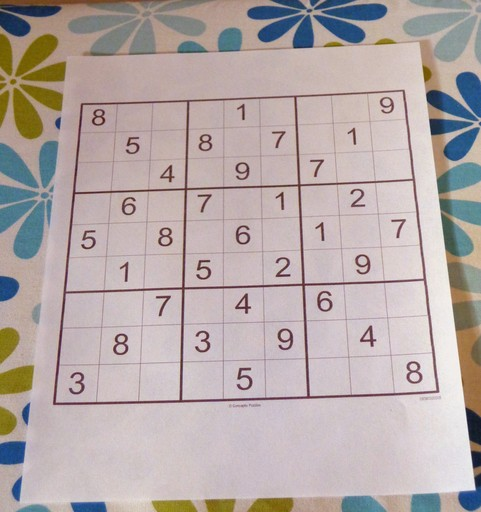
#> input picture Gradients/images/sudko.jpg, 481 x 512 px, found by its file name
$ jupyter execute Gradients.ipynb   (shell and % lines are left out)   (older library calls are emulated)
#> lines starting #> are read from the running program, lines starting #| are printed output that depends on the picture; after the words box and inside, x2 and y2 are one past the last pixel; in counts of white or black regions, pixels touching at a corner belong together
[cell 1]
import pandas as pd
import numpy as np
import matplotlib.pyplot as plt
import cv2

[cell 2]
def display_img(img):
    fig = plt.figure(figsize=(12,10))
    ax = fig.add_subplot(111)
    ax.imshow(img, cmap="gray")

[cell 3]
img = cv2.imread(".\images\sudko.jpg",0)
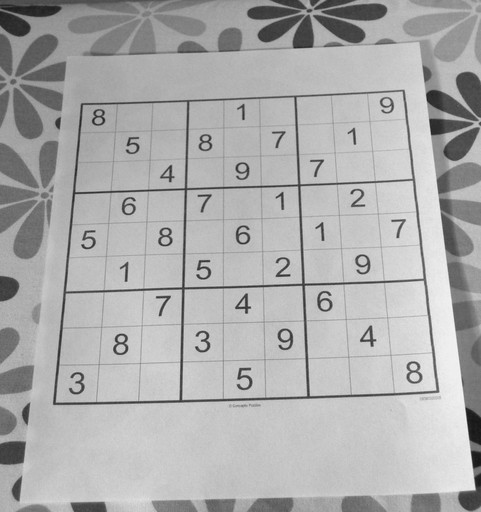
#> img: shape (512, 481); min 22, max 247, mean 172.9
display_img(img)

[cell 4]
sobelx = cv2.Sobel(img,cv2.CV_64F,1,0,ksize=5)
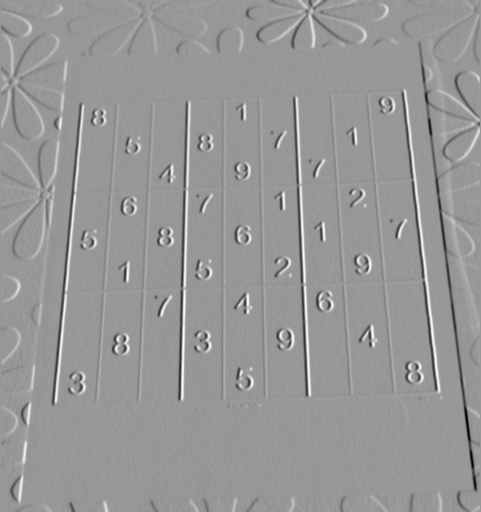
#> sobelx: shape (512, 481) float64; min -9720, max 6650, mean 1.6; drawn with min black and max white
display_img(sobelx)

Horizontal

[cell 5]
sobely = cv2.Sobel(img,cv2.CV_64F,0,1,ksize=5)
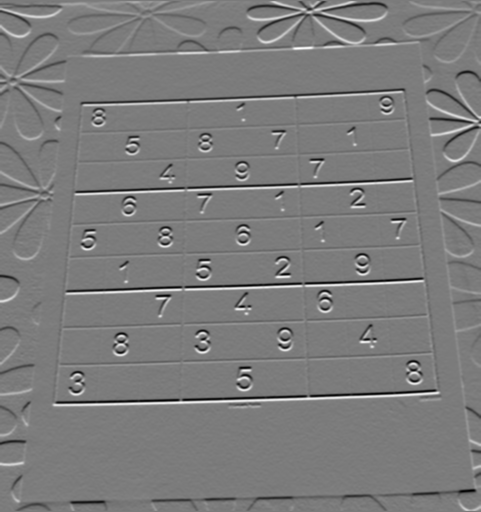
#> sobely: shape (512, 481) float64; min -6496, max 6863, mean 6.3; drawn with min black and max white
display_img(sobely)

[cell 6]
laplacian = cv2.Laplacian(img, cv2.CV_64F)
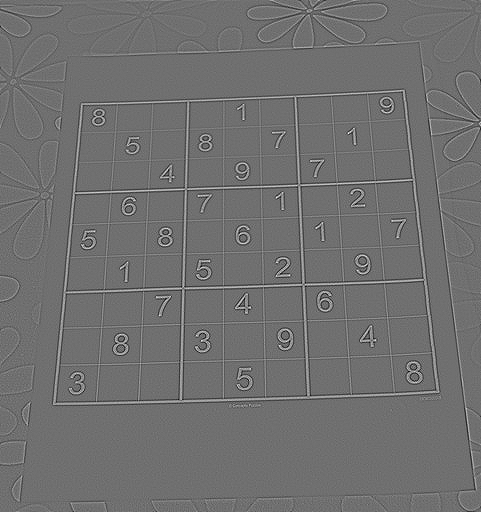
#> laplacian: shape (512, 481) float64; min -199, max 254, mean 0; drawn with min black and max white
display_img(laplacian)

[cell 7]
blended = cv2.addWeighted(src1=sobelx,alpha=0.5,src2=sobely,beta=0,gamma=0)
display_img(blended)

[cell 8]
ret, th1 = cv2.threshold(img,100,255,cv2.THRESH_BINARY)
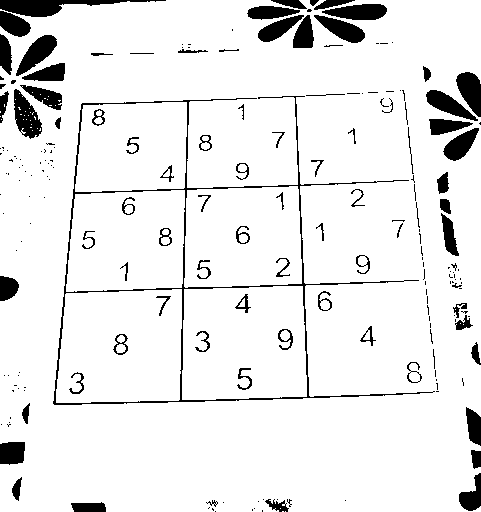
#> th1: shape (512, 481); 91.4% white; 203 black regions (120 under 20 px), largest, box (x1, y1, x2, y2) and area: (53, 96, 435, 405) 3506, (0, 0, 166, 17) 1197, (14, 89, 42, 139) 802
display_img(th1)

[cell 9]
kernel = np.ones((4,4),np.uint8)
gradient = cv2.morphologyEx(blended,cv2.MORPH_GRADIENT,kernel)
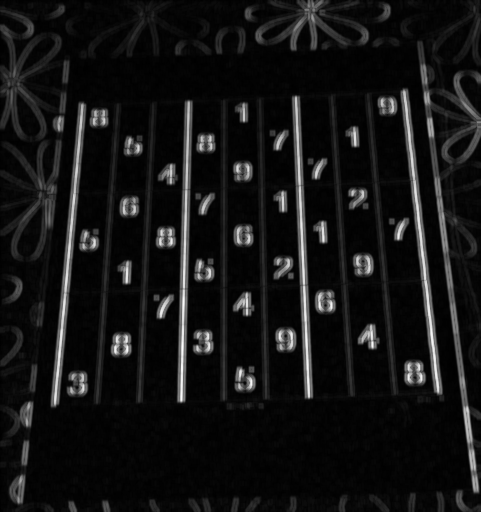
#> gradient: shape (512, 481) float64; min 8, max 6628, mean 549.1; drawn with min black and max white
display_img(gradient)
